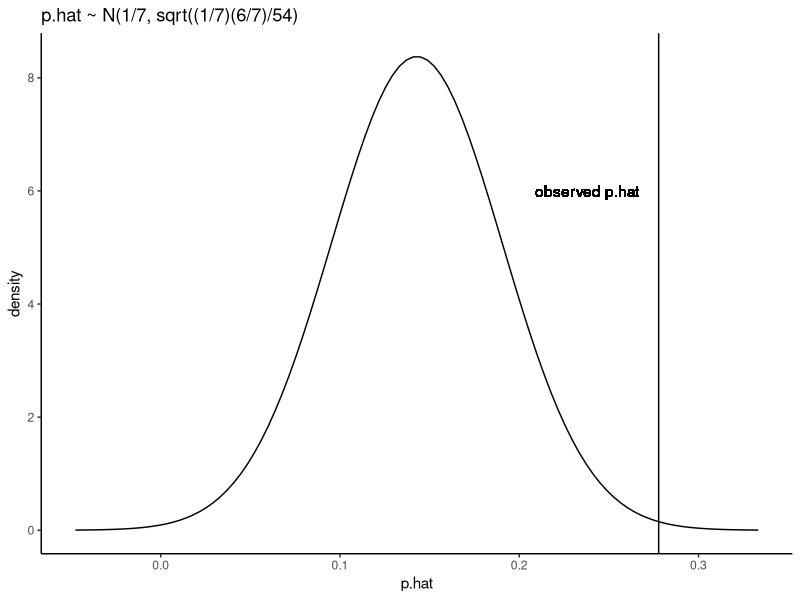
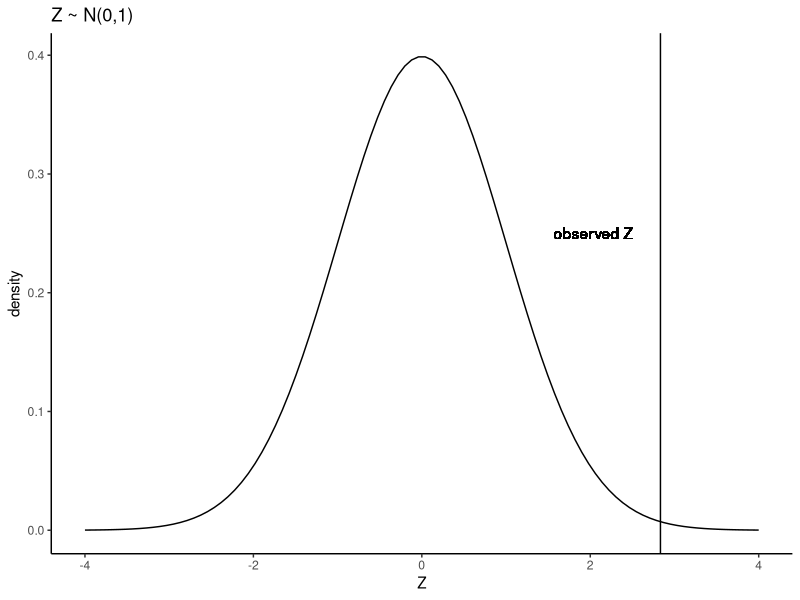
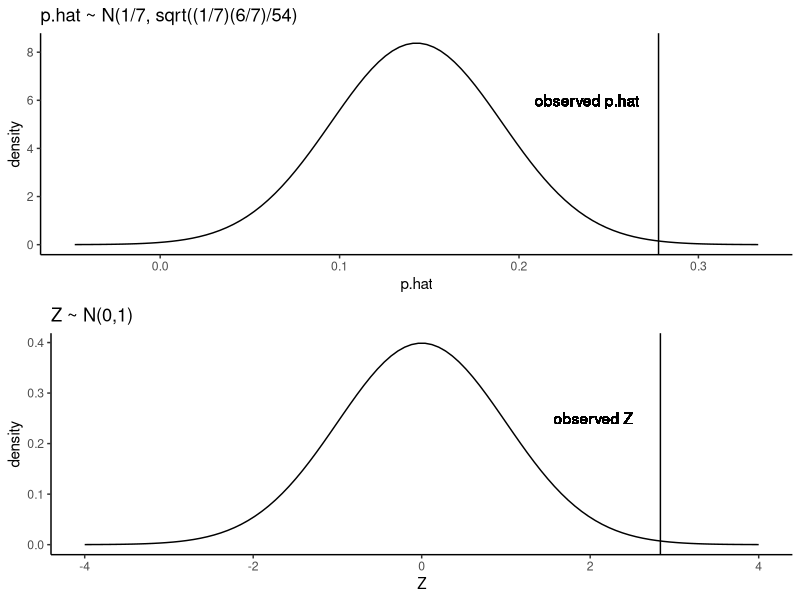
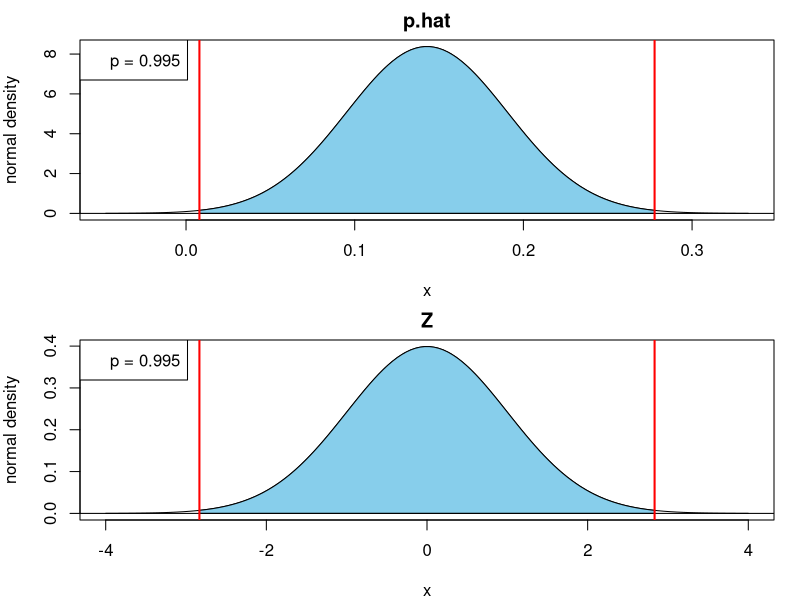

Recreate these plots in R, in order.
####################################################
# Intro to hypothesis testing:
####################################################

library(ggplot2)
library(dplyr)
library(cowplot)

# H0: p = 1/7
# H1: p != 1/7

# Study finds p.hat = 15/54  (so n = 54) 

# What is the distribution of p.hat (the sample proportion) 
# under the null hypothesis???

p.hat <- 15/54   # the sample proportion
p <- 1/7         # the true proportion under the null hypothesis
n <-  54         # the sample size

mu <- p          # the expected value of the sample proportion
sd <- sqrt(p*(1-p)/n) # the sd of the sample proportion

df.phat <- data.frame(x = seq(mu-4*sd, mu+4*sd, length.out = 100)) %>%
           mutate(y = dnorm(x, mean = mu, sd = sd))
                      
plot.phat <- ggplot(df.phat) + geom_line(aes(x, y)) +
  theme_classic() + ggtitle("p.hat ~ N(1/7, sqrt((1/7)(6/7)/54)") +
  labs(x = "p.hat", y = "density") +
  geom_vline(xintercept = p.hat) + 
  geom_text(aes(x=p.hat-.04, y=6), label = "observed p.hat")
plot.phat

###############################################################
# The test statistic is, in general equal to
# Z = (observed.value - mean) / standard deviation
# For the sample proportion, its test statistic is
# Z = (p.hat - mu) / sd, where sd = sqrt(p0(1-p0)/n),
# and is Z ~ N(0,1), under H0
###############################################################
Z = (p.hat - mu) / (sd)
x = seq(-4,4, length.out = 100)

df.z <- data.frame(x = seq(-4, 4, length.out = 100)) %>%
  mutate(y = dnorm(x))

plot.z <- ggplot(df.z) + geom_line(aes(x, y)) +
  theme_classic() + ggtitle("Z ~ N(0,1)") +
  labs(x = "Z", y = "density") +
  geom_vline(xintercept = Z) +
  geom_text(aes(x=Z-.8, y=.25), label = "observed Z")
plot.z

# compare distributions of p.hat with observed proportion and the 
# standard normal distribution with the observed Z statistic
plot_grid(plot.phat, plot.z, nrow = 2)


########################################################################
# Shades the area under the normal curve between a and b 
# This area corresponds to P (a <= x <= b) when X ~ N (mean, sd)
# For P (x <= b) set a = -Inf
# For P (x >= a) set b = Inf
########################################################################
shade.norm <- function(a,b, mean = 0, sd = 1,  ...) {
  m1 = mean-4*sd
  if (!is.infinite(a)) m1 = min(a,m1)
  m2 = mean+4*sd
  if (!is.infinite(b)) m2 = max(b,m2)
  
  x = seq(m1,m2, length.out = 100)
  plot(x, dnorm(x, mean = mean, sd = sd), type = "l", ylab = "normal density", ...)
  if (is.infinite(a)) a = m1
  if (is.infinite(b)) b = m2
  r = seq(a,b,length.out=100)
  cord.x <- c(a,r,b)
  cord.y <- c(0,dnorm(r, mean = mean, sd = sd),0)
  polygon(cord.x,cord.y,col='skyblue')
  abline(h = 0)
  
  p = pnorm(b, mean = mean, sd = sd) - pnorm(a, mean = mean, sd = sd)
  legend("topleft", legend = paste("p = ", round(p,3), sep = ""))
  
}

# get boundary of the tails for the p-value; boundaries
# are symmetric about the mean
diff = abs(p.hat - p) 

par.orig = par(mfrow = c(2,1), mar = c(4,4,2,1.3))
shade.norm(p - diff, p + diff, mean = mu, sd = sd, main = "p.hat")
abline(v = c(mu+diff,mu-diff), col = "red", lwd = 2) 
shade.norm(-abs(Z), abs(Z), main = "Z")
abline(v = c(Z,-Z), col = "red", lwd = 2)

###########################################
# calculate p-value from test statistic Z
# the p-value is the area in the tails
###########################################
p.value = 2*pnorm(-abs(Z))

###########################################
# use prop.test
###########################################
p2 = prop.test(15,54, p = 1/7, correct = FALSE)
p2$statistic # prop.test calculates X-squared statistic = Z^2
sqrt(p2$statistic) # confirm that our statistics match

###########################################
# more accurate with continuity correction
###########################################
p3 = prop.test(15,54, p = 1/7, correct = TRUE)
p3$p.value

# What is the conclusion regarding the null hypothesis, in the context
# of this problem?
